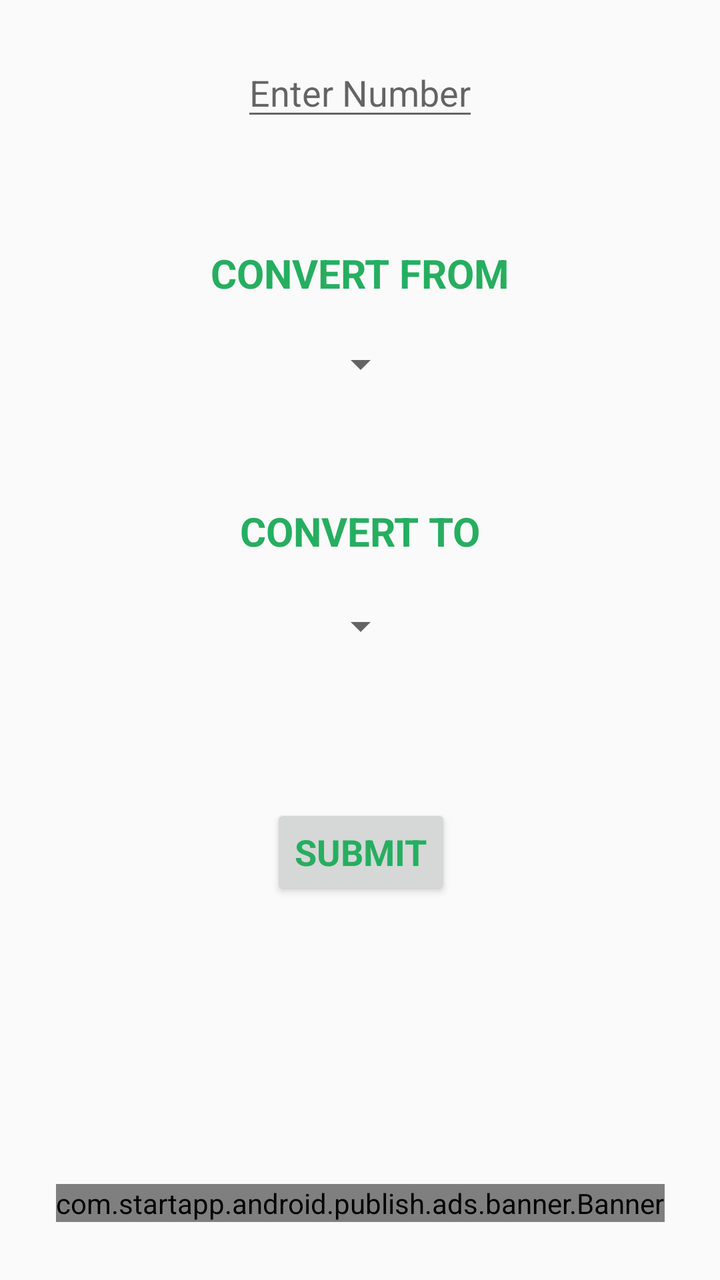
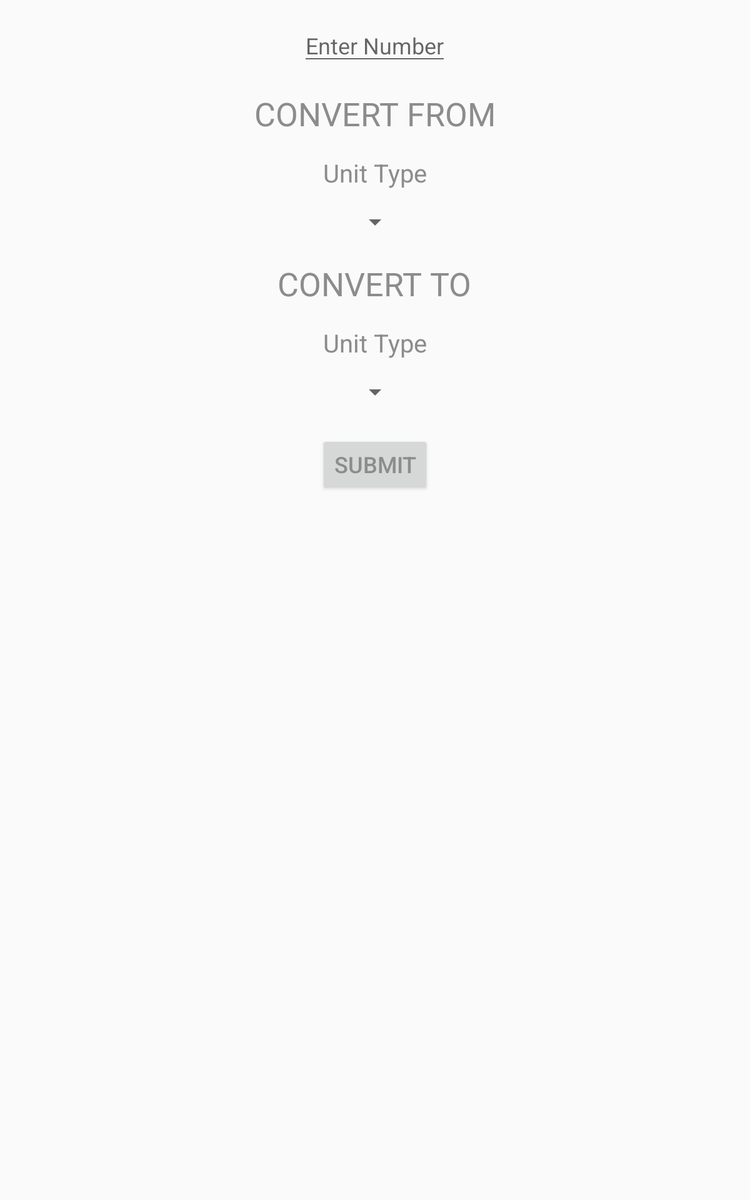

First picture: res/layout/ on a phone held upright. Second picture: the repository's own variant of that layout, on a device whose configuration matches the variant's folder. Source for both follows.
<!-- AndroidManifest.xml: application theme AppTheme -->
<!-- res/layout/fragment_third.xml -->
<?xml version="1.0" encoding="utf-8"?>
<androidx.constraintlayout.widget.ConstraintLayout xmlns:android="http://schemas.android.com/apk/res/android"
    xmlns:app="http://schemas.android.com/apk/res-auto"
    xmlns:tools="http://schemas.android.com/tools"
    android:layout_width="match_parent"
    android:layout_height="match_parent"
    android:orientation="vertical">

    

    <Button
        android:id="@+id/button_weight"
        android:layout_width="wrap_content"
        android:layout_height="wrap_content"
        android:layout_gravity="center_horizontal"
        android:text="@string/submit"
        android:textAppearance="@style/TextAppearance.AppCompat.Medium.convertText"
        android:textColor="@color/LightGreenYellow"
        android:textSize="18sp"
        app:layout_constraintEnd_toEndOf="@+id/sp_weight_convert_from"
        app:layout_constraintStart_toStartOf="@+id/sp_weight_convert_from"
        app:layout_constraintTop_toTopOf="@+id/guideline3" />

    <EditText
        android:id="@+id/weight_quantity"
        android:layout_width="wrap_content"
        android:layout_height="wrap_content"
        android:layout_gravity="center_horizontal"
        android:layout_marginTop="24dp"
        android:hint="@string/enter_number"
        android:inputType="number|numberDecimal"
        app:layout_constraintEnd_toEndOf="parent"
        app:layout_constraintStart_toStartOf="parent"
        app:layout_constraintTop_toTopOf="parent" />

    <Spinner
        android:id="@+id/sp_weight_convert_to"
        android:layout_width="wrap_content"
        android:layout_height="wrap_content"
        android:layout_gravity="center_horizontal"

        android:layout_marginTop="20dp"
        android:textSize="20sp"
        app:layout_constraintEnd_toEndOf="@+id/edit_convert_from"
        app:layout_constraintStart_toStartOf="@+id/edit_convert_from"
        app:layout_constraintTop_toBottomOf="@+id/edit_convert_from" />

    <Spinner
        android:id="@+id/sp_weight_convert_from"
        android:layout_width="wrap_content"
        android:layout_height="wrap_content"
        android:layout_gravity="center_horizontal"

        android:layout_marginTop="20dp"
        android:textSize="20sp"
        app:layout_constraintEnd_toEndOf="@+id/edit_convert_to"
        app:layout_constraintStart_toStartOf="@+id/edit_convert_to"
        app:layout_constraintTop_toBottomOf="@+id/edit_convert_to" />

    <TextView
        android:id="@+id/edit_convert_to"
        android:layout_width="wrap_content"
        android:layout_height="29dp"
        android:layout_gravity="center_horizontal"
        android:text="@string/convert_to"
        android:textAppearance="@style/TextAppearance.AppCompat.Medium.convertText"
        android:textColor="@color/LightGreenYellow"
        android:textSize="20sp"
        app:layout_constraintEnd_toEndOf="parent"
        app:layout_constraintStart_toStartOf="parent"
        app:layout_constraintTop_toTopOf="@+id/guideline2" />

    <TextView
        android:id="@+id/edit_convert_from"
        android:layout_width="wrap_content"
        android:layout_height="wrap_content"
        android:layout_gravity="center_horizontal"

        android:text="@string/convert_from"
        android:textAlignment="center"
        android:textAppearance="@style/TextAppearance.AppCompat.Medium.convertText"
        android:textColor="@color/LightGreenYellow"
        android:textSize="20sp"
        app:layout_constraintEnd_toEndOf="parent"
        app:layout_constraintStart_toStartOf="parent"
        app:layout_constraintTop_toTopOf="@+id/guideline" />

    <TextView
        android:id="@+id/weight_result"
        android:layout_width="wrap_content"
        android:layout_height="27dp"
        android:layout_gravity="center_horizontal"
        android:layout_marginBottom="32dp"
        android:textColor="@android:color/black"
        android:textIsSelectable="true"
        android:textSize="22sp"
        android:textStyle="bold|italic"
        app:layout_constraintBottom_toBottomOf="parent"
        app:layout_constraintEnd_toEndOf="parent"
        app:layout_constraintHorizontal_bias="0.498"
        app:layout_constraintStart_toStartOf="parent"
        app:layout_constraintTop_toTopOf="@+id/guideline4"
        app:layout_constraintVertical_bias="0.292" />

    <androidx.constraintlayout.widget.Guideline
        android:id="@+id/guideline"
        android:layout_width="wrap_content"
        android:layout_height="wrap_content"
        android:orientation="horizontal"
        app:layout_constraintGuide_begin="123dp" />

    <androidx.constraintlayout.widget.Guideline
        android:id="@+id/guideline2"
        android:layout_width="wrap_content"
        android:layout_height="wrap_content"
        android:orientation="horizontal"
        app:layout_constraintGuide_begin="252dp" />

    <androidx.constraintlayout.widget.Guideline
        android:id="@+id/guideline3"
        android:layout_width="wrap_content"
        android:layout_height="wrap_content"
        android:orientation="horizontal"
        app:layout_constraintGuide_begin="402dp" />

    <androidx.constraintlayout.widget.Guideline
        android:id="@+id/guideline4"
        android:layout_width="wrap_content"
        android:layout_height="wrap_content"
        android:orientation="horizontal"
        app:layout_constraintGuide_begin="483dp" />

    <com.startapp.android.publish.ads.banner.Banner
        android:id="@+id/startAppBanner"
        android:layout_width="wrap_content"
        android:layout_height="wrap_content"
        android:layout_alignParentBottom="true"
        android:layout_centerHorizontal="true"
        android:layout_gravity="bottom|center"
        android:layout_marginTop="24dp"
        app:layout_constraintBottom_toBottomOf="parent"
        app:layout_constraintEnd_toEndOf="parent"
        app:layout_constraintStart_toStartOf="parent"
        app:layout_constraintTop_toBottomOf="@id/weight_result" />


</androidx.constraintlayout.widget.ConstraintLayout>
<!-- resources referenced by this layout -->
<resources>
  <color name="LightGreenYellow">#26AE60</color>
  <string name="convert_from">CONVERT FROM</string>
  <string name="convert_to">CONVERT TO</string>
  <string name="enter_number">Enter Number</string>
  <string name="submit">SUBMIT</string>
  <style name="TextAppearance.AppCompat.Medium.convertText">
          <item name="android:textAllCaps">true</item>
          <item name="android:textColor">@color/darkGreenYellow</item>
          <item name="android:textStyle">bold</item>
  
      </style>
  <style name="AppTheme" parent="Theme.AppCompat.Light.DarkActionBar">
          
          <item name="colorPrimary">@color/colorPrimary</item>
          <item name="colorPrimaryDark">@color/colorPrimaryDark</item>
          <item name="colorAccent">@color/colorAccent</item>
  
  
  
      </style>
  <color name="darkGreenYellow">#019031</color>
  <color name="colorPrimary">#e0e0e0</color>
  <color name="colorPrimaryDark">#8c8c8c</color>
  <color name="colorAccent">#338a3e</color>
</resources>
<!-- res/layout-sw600dp/fragment_third.xml (the repository's variant of the layout above) -->
<!-- drawn on a 7-inch tablet held upright -->
<?xml version="1.0" encoding="utf-8"?>
<LinearLayout xmlns:android="http://schemas.android.com/apk/res/android"
    android:layout_width="match_parent"
    android:layout_height="match_parent"
    android:orientation="vertical">

    
    <EditText
        android:id="@+id/weight_quantity"
        android:layout_width="wrap_content"
        android:layout_height="wrap_content"
        android:layout_marginBottom="18dp"
        android:layout_marginTop="14dp"
        android:hint="@string/enter_number"
        android:inputType="number|numberDecimal"
        android:layout_gravity="center_horizontal"
        />
    <TextView
        android:id="@+id/edit_convert_from"
        android:layout_width="wrap_content"
        android:textColor="@color/colorPrimaryDark"
        android:text="@string/convert_from"
        android:textSize="26sp"
        android:layout_marginBottom="16dp"
        android:layout_height="wrap_content"
        android:layout_gravity="center_horizontal"

        />
    <TextView
        android:id="@+id/W_unit_type"
        android:layout_width="wrap_content"
        android:textColor="@color/colorPrimaryDark"
        android:text="@string/unit_type"
        android:layout_marginBottom="14dp"
        android:textSize="20sp"
        android:layout_height="wrap_content"
        android:layout_gravity="center_horizontal"

        />
    <Spinner
        android:id="@+id/sp_weight_convert_from"
        android:layout_width="wrap_content"
        android:layout_height="wrap_content"
        android:layout_gravity="center_horizontal"
        android:layout_marginBottom="20dp"
        android:textSize="20sp"

        />

    <TextView android:id="@+id/edit_convert_to"
        android:layout_width="wrap_content"
        android:text="@string/convert_to"
        android:textColor="@color/colorPrimaryDark"
        android:layout_height="wrap_content"
        android:textSize="26sp"
        android:layout_gravity="center_horizontal"
        android:layout_marginBottom="16dp"
        />
    <TextView
        android:id="@+id/W_unit_type_2"
        android:layout_width="wrap_content"
        android:textColor="@color/colorPrimaryDark"
        android:text="@string/unit_type"
        android:layout_marginBottom="14dp"
        android:textSize="20sp"
        android:layout_height="wrap_content"
        android:layout_gravity="center_horizontal"

        />
    <Spinner
        android:id="@+id/sp_weight_convert_to"
        android:layout_width="wrap_content"
        android:layout_height="wrap_content"
        android:layout_gravity="center_horizontal"
        android:layout_marginBottom="22dp"
        android:textSize="20sp"

        />
    <Button
        android:id="@+id/button_weight"
        android:layout_width="wrap_content"
        android:layout_height="wrap_content"
        android:text="@string/submit"
        android:textColor="@color/colorPrimaryDark"
        android:layout_marginBottom="16dp"
        android:textSize="18sp"
        android:layout_gravity="center_horizontal"
        />

    <TextView
        android:id="@+id/weight_result"
        android:layout_width="wrap_content"
        android:layout_height="wrap_content"
        android:layout_marginTop="14dp"
        android:textSize="22sp"
        android:textIsSelectable="true"
        android:textStyle="bold|italic"
        android:layout_gravity="center_horizontal"
        />





</LinearLayout>
<!-- resources referenced by the variant -->
<!-- as a 7-inch tablet held upright resolves them -->
<resources>
  <color name="colorPrimaryDark">#8c8c8c</color>
  <string name="convert_from">CONVERT FROM</string>
  <string name="convert_to">CONVERT TO</string>
  <string name="enter_number">Enter Number</string>
  <string name="submit">SUBMIT</string>
  <string name="unit_type">Unit Type</string>
  <style name="AppTheme" parent="Theme.AppCompat.Light.DarkActionBar">
          
          <item name="colorPrimary">@color/colorPrimary</item>
          <item name="colorPrimaryDark">@color/colorPrimaryDark</item>
          <item name="colorAccent">@color/colorAccent</item>
  
  
  
      </style>
  <color name="colorPrimary">#e0e0e0</color>
  <color name="colorAccent">#338a3e</color>
</resources>
